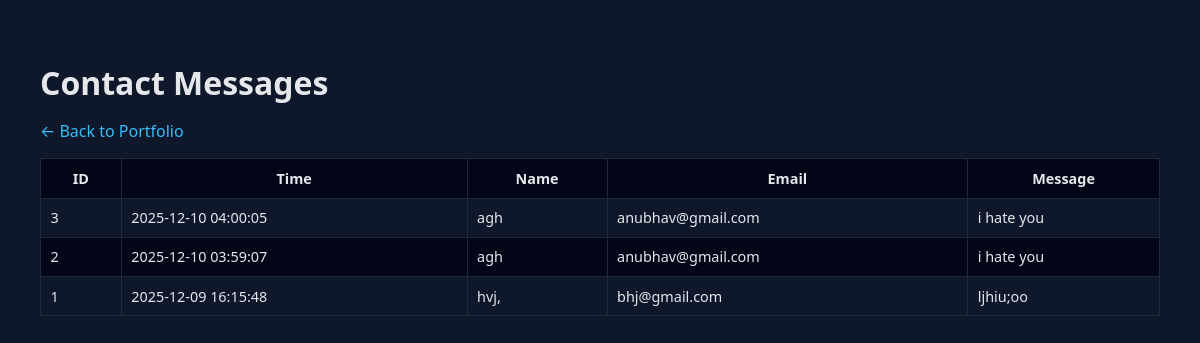
The page /messages on the database its author committed.
### tables this page shows
CREATE TABLE messages (
                id INTEGER PRIMARY KEY AUTOINCREMENT,
                name TEXT NOT NULL,
                email TEXT NOT NULL,
                message TEXT NOT NULL,
                created_at TIMESTAMP DEFAULT CURRENT_TIMESTAMP
            );

### app.py (the view)
@app.route("/messages")
def view_messages():
    with sqlite3.connect(DB_NAME) as conn:
        conn.row_factory = sqlite3.Row
        rows = conn.execute(
            "SELECT id, name, email, message, created_at FROM messages ORDER BY created_at DESC"
        ).fetchall()
    return render_template("messages.html", messages=rows)

### templates/messages.html (shortened to what this page needs)
<!DOCTYPE html>
<html lang="en">
<head>
</head>
<body>
  <h1>Contact Messages</h1>
  <p><a href="/">← Back to Portfolio</a></p>
  {% if messages and messages|length > 0 %}
    <table>
      <thead>
        <tr>
          <th>ID</th>
          <th>Time</th>
          <th>Name</th>
          <th>Email</th>
          <th>Message</th>
        </tr>
      </thead>
      <tbody>
        {% for msg in messages %}
          <tr>
            <td>{{ msg.id }}</td>
            <td>{{ msg.created_at }}</td>
            <td>{{ msg.name }}</td>
            <td>{{ msg.email }}</td>
            <td>{{ msg.message }}</td>
          </tr>
        {% endfor %}
      </tbody>
    </table>
  {% else %}
    <p>No messages yet.</p>
  {% endif %}
</body>
</html>

### templates/messages.html (style rules this page uses)
body { background: #0f172a; color: #e5e7eb; font-family: system-ui, -apple-system, BlinkMacSystemFont, "Segoe UI", sans-serif; padding: 2rem; }
h1 { margin-bottom: 1rem; }
table { width: 100%; border-collapse: collapse; margin-top: 1rem; font-size: 0.9rem; }
th, td { border: 1px solid #1f2937; padding: 0.6rem; vertical-align: top; }
th { background: #020617; }
tr:nth-child(even) { background: #020617; }
a { color: #38bdf8; text-decoration: none; }

### rows shown on the page
messages: id "3", created_at "2025-12-10 04:00:05", name "agh", email "anubhav@gmail.com", message "i hate you"
messages: id "2", created_at "2025-12-10 03:59:07", name "agh", email "anubhav@gmail.com", message "i hate you"
messages: id "1", created_at "2025-12-09 16:15:48", name "hvj,", email "bhj@gmail.com", message "ljhiu;oo"
